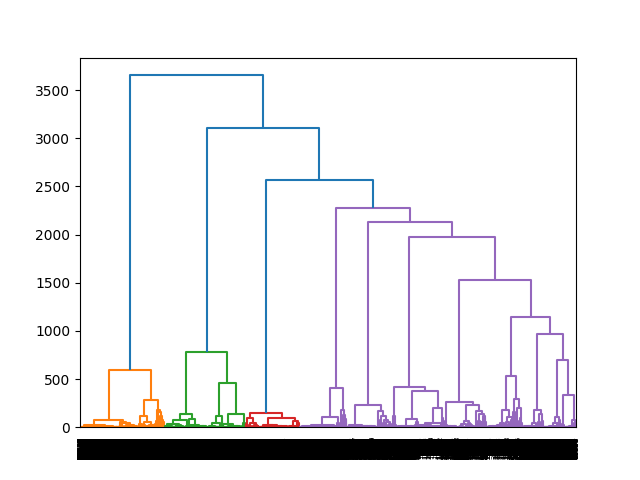

Write Python code to recreate this figure.
import scanpy as sc
import numpy as np
import pandas as pd
from sklearn.metrics import silhouette_score
from scipy.cluster.hierarchy import linkage, dendrogram
import itertools
import matplotlib.pyplot as plt

# Hierarchical clustering using ward linkage (can experiment with other methods)
#linkage_matrix = linkage(distances, method='ward')
linkage_matrix = pd.read_csv("/mnt/pan/SOM_CCCC_JGS25/shultesp/scRNAseq-clustering-fusion2025/linkage.csv")
linkage_matrix
#linkage_matrix.index = distances.index


#The silhouette score is not suitable as a metric for hierarchical clustering, since it's a metric to asses cluster quality
#You could calculate the silhouette score on the final clusters after hierarchical clustering

#You can determine the number of clusters by looking at the dendrogram (see below)
#or by using some other metric (e.g. calculating the silhouette score for different numbers of clusters and selecting the one with the best score)
dendrogram(linkage_matrix)
plt.savefig("/mnt/pan/SOM_CCCC_JGS25/shultesp/scRNAseq-clustering-fusion2025/dendrogram.png")
